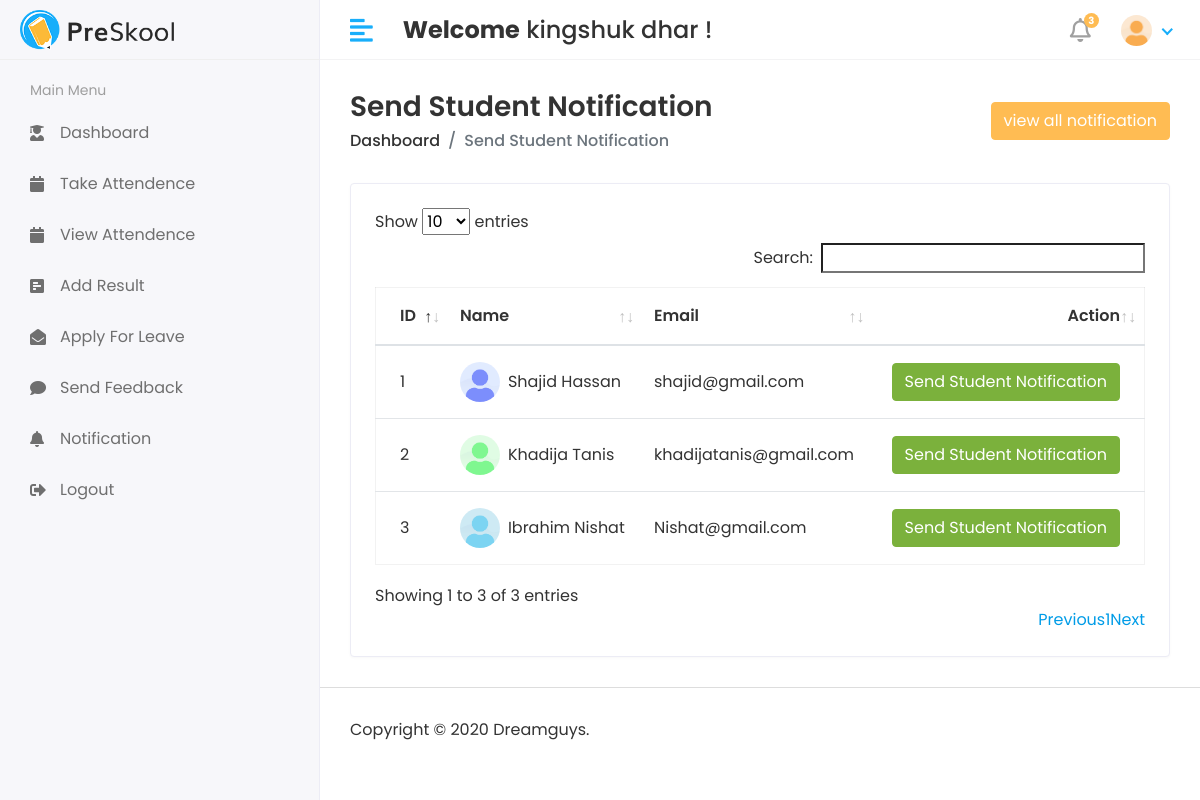
Screenshot of /HOD/Student/Send_Notification (signed in) with the database file from the repository.
### accounts/models.py (models this page shows, shortened)
class CustomUser(AbstractUser):
    USER = (
        (1, 'HOD'),
        (2, 'STAFF'),
        (3, 'STUDENT'),
    )
    user_type = models.CharField(choices=USER, max_length=50, default=1)
    profile_pic = models.ImageField(upload_to="media/profile_pic")

class Student(models.Model):
    admin = models.OneToOneField(CustomUser, on_delete=models.CASCADE)
    address = models.TextField()
    gender = models.CharField(max_length=100)
    course_id = models.ForeignKey(Course, on_delete=models.DO_NOTHING)
    session_year_id = models.ForeignKey(
        Session_Year, on_delete=models.DO_NOTHING)
    created_at = models.DateTimeField(auto_now_add=True)
    updated_at = models.DateTimeField(auto_now=True)

### accounts/hod_views.py (the view)
@login_required(login_url='/')
def student_Send_Notification(request):
    student = Student.objects.all()
    see_notification = Student_Notification.objects.all().order_by(
        '-id')
    context = {
        'student': student,
        'see_notification': see_notification,
    }
    return render(request, 'Hod/student_notification.html', context)

### templates/Hod/student_notification.html (shortened to what this page needs)
{% extends 'base.html' %}
{% block content %}
<div class="content container-fluid">
    <div class="page-header">
        <div class="row align-items-center">
            <div class="col">
                <h3 class="page-title">Send Student Notification</h3>
                <ul class="breadcrumb">
                    <li class="breadcrumb-item"><a href="index.html">Dashboard</a></li>
                    <li class="breadcrumb-item active">Send Student Notification</li>
                </ul>
            </div>
            <div class="col-auto text-right float-right ml-auto">
                <button type="button" class="btn btn-primary" data-toggle="modal" data-target="#exampleModalCenter">
                    view all notification
                </button>
            </div>
        </div>
    </div>
    <div class="row">
        <div class="col-sm-12">
            <div class="card card-table">
                <div class="card-body">
                    <div class="table-responsive">
                        <table id="table_id" class="table table-hover table-center mb-0">
                            <thead>
                                <tr>
                                    <th>ID</th>
                                    <th>Name</th>
                                    <th>Email</th>
                                    <th class="text-right">Action</th>
                                </tr>
                            </thead>
                            <tbody>
                                {% for student in student %}
                                <tr>
                                    <td>{{student.id}}</td>
                                    <td>
                                        <h2 class="table-avatar">
                                            <a href="student-details.html" class="avatar avatar-sm mr-2"><img
                                                    class="avatar-img rounded-circle"
                                                    src="/{{ student.admin.profile_pic }}" alt="User Image"></a>
                                            <a href="student-details.html">{{student.admin.first_name}}
                                                {{student.admin.last_name}}</a>
                                        </h2>
                                    </td>
                                    <td>{{student.admin.email}}</td>
                                    <td class="text-right">
                                        <button type="button" class="btn btn-success" data-toggle="modal"
                                            data-target="#send_notification_modal-{{forloop.counter}}">
                                            Send Student Notification
                                        </button>
                                    </td>
                                </tr>
                                {% endfor %}
                            </tbody>
                        </table>
                    </div>
                </div>
            </div>
        </div>
    </div>
</div>
{% endblock %}

### templates/includes/header.html (shortened to what this page needs)
{% load static %}
<div class="header">
    <div class="header-left">
        <a href="index.html" class="logo">
            <img src="{% static 'assets/img/logo.png' %}" alt="Logo">
        </a>
    </div>
    <a href="javascript:void(0);" id="toggle_btn">
        <i class="fas fa-align-left"></i>
    </a>
    <div class="top-nav-search mt-3">
        <h4><strong>Welcome</strong>&nbsp;<span>{{user.first_name}} {{user.last_name}}</span>&nbsp;!</h4>
    </div>
    <ul class="nav user-menu">
        <li class="nav-item dropdown noti-dropdown">
            <a href="#" class="dropdown-toggle nav-link" data-toggle="dropdown">
                <i class="far fa-bell"></i> <span class="badge badge-pill">3</span>
            </a>
        </li>
        <li class="nav-item dropdown has-arrow">
            <a href="#" class="dropdown-toggle nav-link" data-toggle="dropdown">
                {% if user.profile_pic == "" %}
                <span class="user-img"><img class="rounded-circle" src="{% static 'assets/img/user.png' %}" width="31"
                        alt="{{user.username}}"></span>
                {% else %}
                <span class="user-img"><img class="rounded-circle" src="/{{user.profile_pic}}" width="31"
                        alt="{{user.username}}"></span>
                {% endif %}
            </a>
        </li>
    </ul>
</div>

### static/assets/css/style.css (style rules this page uses)
html { height: 100%; }
body { background-color: #fff; color: #333; font-family: 'Poppins', sans-serif; font-size: 1rem; height: 100%; line-height: 1.5; overflow-x: hidden; }
h1, h2, h3, h4, h5, h6 { font-family: 'Poppins', sans-serif; margin-top: 0; }
a { color: #009ce7; }
input, button, a { transition: all 0.4s ease; -moz-transition: all 0.4s ease; -o-transition: all 0.4s ease; -ms-transition: all 0.4s ease; -webkit-transition: all 0.4s ease; }
input, input:focus, button, button:focus { outline: none; }
ul, ol { padding: 0px; list-style: none; }
.table { color: #333; max-width: 100%; margin-bottom: 0; width: 100%; }
.table.dataTable { border-collapse: collapse !important; border: 1px solid rgba(0, 0, 0, 0.05); }
table.table td h2 { display: inline-block; font-size: inherit; font-weight: 400; margin: 0; padding: 0; vertical-align: middle; }
table.table td h2.table-avatar { align-items: center; display: inline-flex; font-size: inherit; font-weight: 400; margin: 0; padding: 0; vertical-align: middle; white-space: nowrap; }
table.table td h2 a { color: #333; }
.table thead tr th { font-weight: 600; }
.table tbody tr { border-bottom: 1px solid rgba(0, 0, 0, 0.05); }
.table.table-center td, .table.table-center th { vertical-align: middle; }
.card-table .card-body .table > thead > tr > th { border-top: 0; }
.card-table .card-body .table tr td:first-child, .card-table .card-body .table tr th:first-child { padding-left: 1.5rem; }
.card-table .card-body .table tr td:last-child, .card-table .card-body .table tr th:last-child { padding-right: 1.5rem; }
.card-table .table td, .card-table .table th { border-top: 1px solid #e2e5e8; padding: 1rem 0.75rem; white-space: nowrap; }
.btn-primary { background-color: #FFBC53; border: 1px solid #FFBC53; }
.btn-success { background-color: #7bb13c; border: 1px solid #7bb13c }
.card { border: 1px solid #ececf5; box-shadow: 0 1px 3px 0 rgba(0, 0, 0, 0.03); margin-bottom: 1.875rem; }
.card-body { padding: 1.5rem; }
.avatar { position: relative; display: inline-block; width: 3rem; height: 3rem }
.avatar > img { width: 100%; height: 100%; -o-object-fit: cover; object-fit: cover; }
.avatar-sm { width: 2.5rem; height: 2.5rem; }
.header { background-color: #fff; border-bottom: 1px solid #f3f3f4; left: 0; position: fixed; right: 0; top: 0; z-index: 1001; height: 60px; }
.header .header-left { float: left; height: 60px; padding: 0 20px; position: relative; width: 320px; z-index: 1; transition: all 0.2s ease-in-out; background-color: #f7f7fa; border-bottom: 1px solid #efefef; border-right: 1px solid #ececf5; display: flex; align-items: center; }
.header .header-left .logo { display: inline-block; line-height: 60px; }
.header .header-left .logo img { max-height: 40px; width: auto; }
.header .dropdown-toggle:after { display: none; }
.header .has-arrow .dropdown-toggle:after { border-top: 0; border-left: 0; border-bottom: 2px solid #18aefa; border-right: 2px solid #18aefa; content: ''; height: 8px; display: inline-block; pointer-events: none; -webkit-transform-origin: 66% 66%; -ms-transform-origin: 66% 66%; transform-origin: 66% 66%; -webkit-transform: rotate(45deg); -ms-transform: rotate(45deg); transform: rotate(45deg); -webkit-transition: all 0.15s ease-in-out; transition: all 0.15s ease-in-out; width: 8px; vertical-align: 0px; }
.user-menu { float: right; margin: 0; position: relative; z-index: 99; padding-right: 15px; }
.user-menu.nav > li > a { color: #a0a0a0; font-size: 14px; line-height: 58px; padding: 0 15px; height: 60px; }
.user-img { margin-right: 3px; position: relative; }
.top-nav-search { float: left; margin-left: 15px; }
.page-wrapper > .content { padding: 1.875rem 1.875rem 0; }
.page-header { margin-bottom: 1.875rem; }
.page-header .breadcrumb { background-color: transparent; color: #6c757d; font-size: 1rem; font-weight: 500; margin-bottom: 0; padding: 0; }
.page-header .breadcrumb a { color: #333; }
.page-title { font-size: 28px; font-weight: 600; color: #333; margin-bottom: 5px; }
.user-menu.nav > li > a .badge { background-color: #FFBC53; display: block; font-size: 10px; font-weight: bold; height: 15px; width: 15px; position: absolute; right: 7px; top: 13px; color: #fff; padding: 3px; }
.user-menu.nav > li > a > i { font-size: 1.5rem; line-height: 60px; }
@media (min-width: 992px) { #toggle_btn { align-items: center; color: #18aefa; display: inline-flex; float: left; font-size: 26px; height: 60px; justify-content: center; margin-left: 15px; padding: 0 15px; } }

### rows the page displays
CustomUser: first_name "kingshuk", last_name "dhar", profile_pic (picture)
Student: id "1", admin.profile_pic (picture), admin.first_name "Shajid", admin.last_name "Hassan", admin.email "shajid@gmail.com"
Student: id "2", admin.profile_pic (picture), admin.first_name "Khadija", admin.last_name "Tanis", admin.email "khadijatanis@gmail.com"
Student: id "3", admin.profile_pic (picture), admin.first_name "Ibrahim", admin.last_name "Nishat", admin.email "Nishat@gmail.com"
